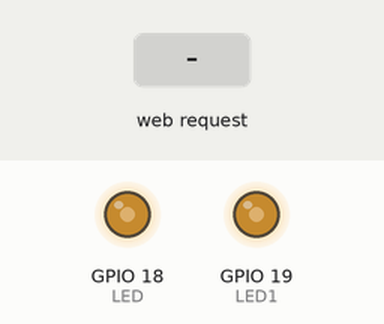
Bench run of a sketch on a simulated ESP32. On the bench: output pins drawn as LEDs (lit = HIGH). The test bench sets the inputs (shaded band). Storage starts empty; what the sketch prints to the serial monitor is not drawn.

Above: at 1.2 s.
1.3 s: HTTP request GET /jsData.html?y2=120 received
At 2.0 s:
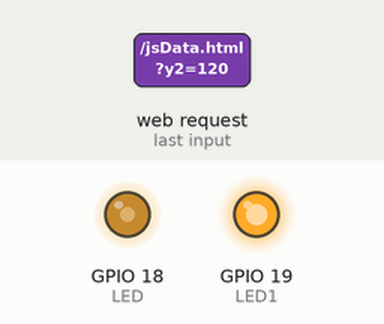
2.8 s: HTTP request GET /jsData.html?x2=120&y2=120 received
At 3.1 s:
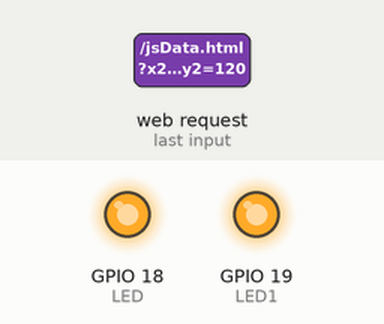
4.3 s: HTTP request GET /jsData.html received
At 5.4 s:
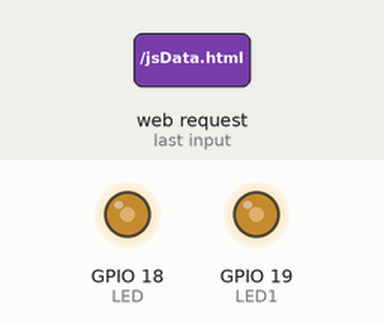
Timing chart, 0 to 7.3 s (numbered marks = the images above; inputs shaded):
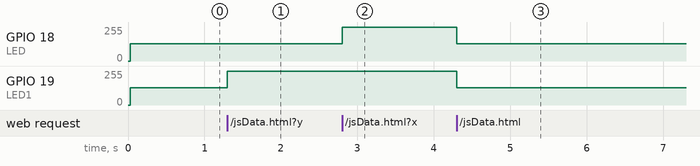

The sketch:

ESP32_UDP_V1.ino
```cpp
#include <WebServer.h>
#include <AsyncTCP.h>
#include <stdio.h>
#include <SPI.h>
#include <WiFi.h>
#include <WiFiUdp.h>
#include "SPIFFS.h"

#define LED 18 //Iebuvetais LED0
#define LED1 19 // Iebuvetais LED1

int brightness = 0;    // LED Spilgtums
int fadeAmount = 5;    // Cik LED spilgtumu mainit

// PWM mainigie
const int freq = 5000;
const int ledChannel = 0;
const int ledChannel1 = 1;
const int resolution = 10; //Resolution 8, 10, 12, 15

// Tagad Laiks
unsigned long currentTime = millis();
// Ieprieksejais laiks
unsigned long previousTime = 0;
// Timeout ms
const long timeoutTime = 2000;
// Mainigais HTTP requestiem
String header;

// WiFi Access Point Mainigie
const char * APssid = "ESP32-WROOM";
const char * APpassword = "";
IPAddress APlocal_IP(192, 168, 4, 1);
IPAddress APgateway(192, 168, 4, 1);
IPAddress APsubnet(255, 255, 255, 0);

// WiFi STAtion mainigie
const char * STAssid = "TF303"; // Network to be joined as a station SSID
const char * STApassword = "aaaaaaaa8"; // Network to be joined as a station password
IPAddress STAlocal_IP(192, 168, 0, 27);
IPAddress STAgateway(192, 168, 0, 1);
IPAddress STAsubnet(255, 255, 255, 0);

// UDP Mainigie
unsigned int localUdpPort = 4210;
char incomingPacket[255];
char replyPacket[] = "..";
char command[4][4];
int commandInt[4];
char * commandPosition;

//UDP un WiFi Serveru bibloteku instance
WiFiUDP udp;
WebServer server(80);

int orangex;
int orangey;
int cyanx;
int cyany;

void handleJSData() {
  //Iegust X un Y no web joysticka
  orangex = server.arg(0).toInt();
  orangey = server.arg(1).toInt();
  cyanx = server.arg("x2").toInt();
  cyany = server.arg("y2").toInt();

  //Atgriez HTTP 200
  server.send(200, "text/plain", "");
}

void setup() {
  Serial.begin(115200);

  //LED Konfiguracija
  pinMode(LED,OUTPUT);
  ledcSetup(ledChannel, freq, resolution);
  ledcSetup(ledChannel1, freq, resolution);
  ledcAttachPin(LED, ledChannel);
  ledcAttachPin(LED1, ledChannel1);


  //WiFi rezims
  WiFi.mode(WIFI_AP);

  Serial.println("ESP32 AP & STAtion & UDP sistemas tests");
  Serial.print("Soft-AP configuration ... ");
  Serial.println(WiFi.softAPConfig(APlocal_IP, APgateway, APsubnet) ? "OK" : "Neiet!"); //Sakonfigure tiklu
  Serial.print("Setting soft-AP ... ");
  Serial.println(WiFi.softAP(APssid, APpassword) ? "OK" : "Neiet!"); // Sakonfigure AP
  Serial.print("Soft-AP IP address = ");
  Serial.println(WiFi.softAPIP()); //IP addrese

  // Uztaisa UDP Portu
  Serial.println("begin UDP port");
  udp.begin(localUdpPort);
  Serial.print("local UDP port: ");
  Serial.println(localUdpPort);

  Serial.println("");
  Serial.println("WiFi connected");
  Serial.println("IP address: ");
  Serial.println(WiFi.localIP());

 //Palaiz SPIFFS, lai varetu dot statiskus HTML failus.  */
  if (!SPIFFS.begin()) {
    Serial.println("SPIFFS Neiet");
  } else {
    Serial.println("SPIFFS OK");
  }
  //Iestata statiskos failus no SPIFFS prieks html un js
  server.serveStatic("/", SPIFFS, "/joystick.html");
  server.serveStatic("/virtualjoystick.js", SPIFFS, "/virtualjoystick.js");
  //Izsauc handleJSData funkciju kad JS pieklust sim URL
  server.on("/jsData.html", handleJSData);
  server.begin();
}

void loop() {
  server.handleClient();
  int brightness = map(orangey, -120, 120, 0, 1024);
  int brightness1 = map(cyany, -120, 120, 0, 1024);
  ledcWrite(ledChannel, brightness);
  ledcWrite(ledChannel1, brightness1);
  Serial.printf("OX: %d OY: %d CX: %d CY: %d\n", orangex, orangey, cyanx, cyany);
}
```

Measured:
- after the input at 1.3 s, GPIO 19 (LED1): 128/255 → 255/255 at once
- after the input at 2.8 s, GPIO 18 (LED): 128/255 → 255/255 at once
- after the input at 4.3 s, GPIO 18 (LED), GPIO 19 (LED1): 255/255 → 128/255 at once
